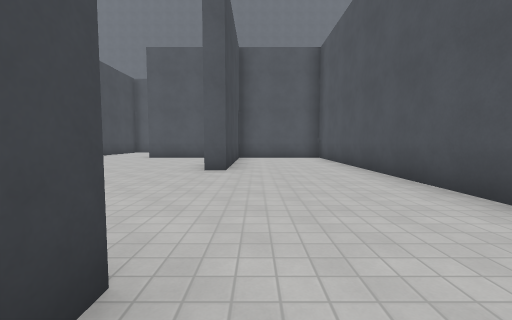
view 1 (above)

16 first-person views from a walk through a Godot game level. The camera is 1.3 m above the floor, tilts 4° down and sees 90° across. The floor is counted in squares, 2 m on a side. Each view is taken from the middle of a square. On the plan, view 1 faces up. The plan holds only what a view shows up to about 9 squares ahead; the rest is blank. The place goes on beyond the plan. Characters and animated objects are not drawn. Surface patterns are stand-ins for the level's own textures.

view 2
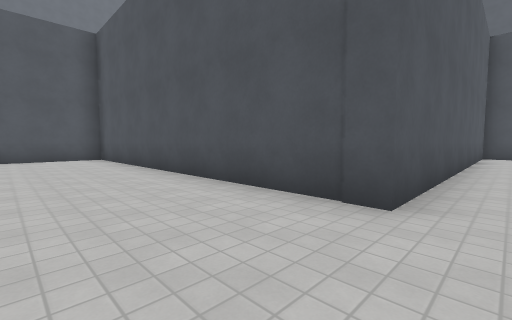

view 3
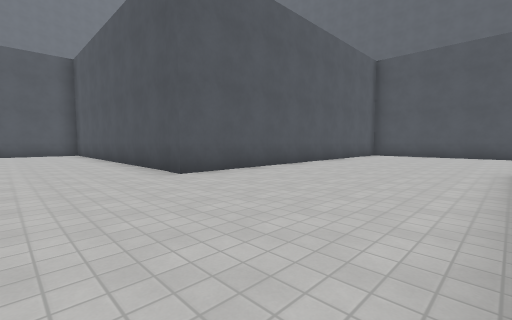

view 4
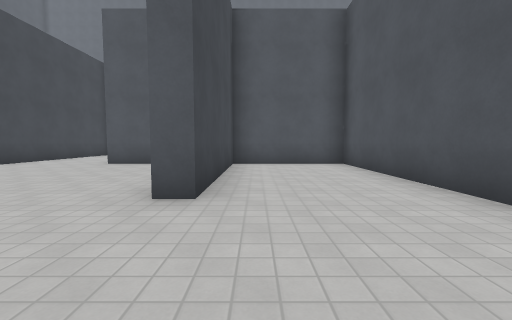

view 5
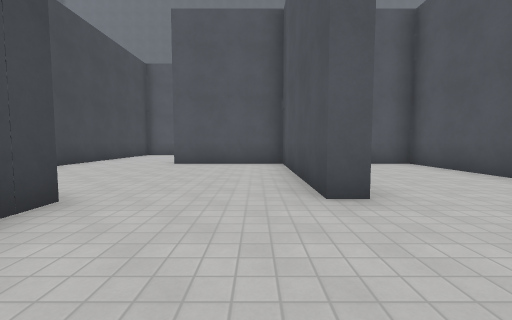

view 6
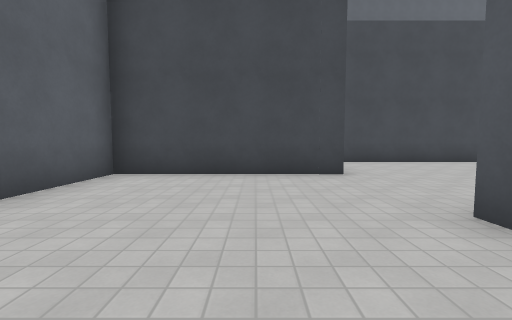

view 7
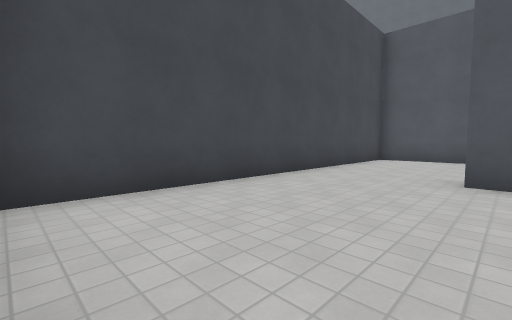

view 8
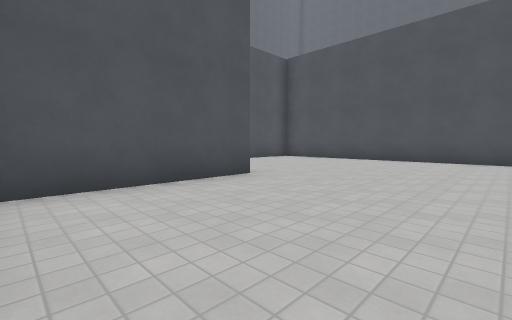

view 9
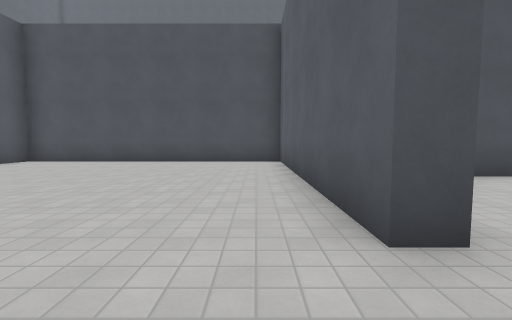

view 10
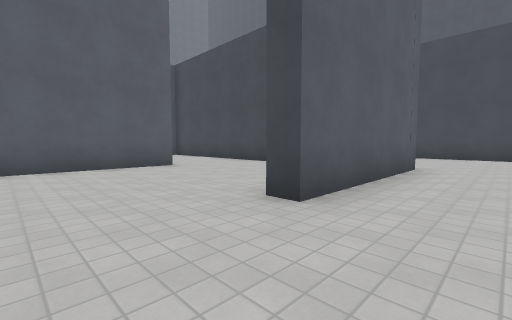

view 11
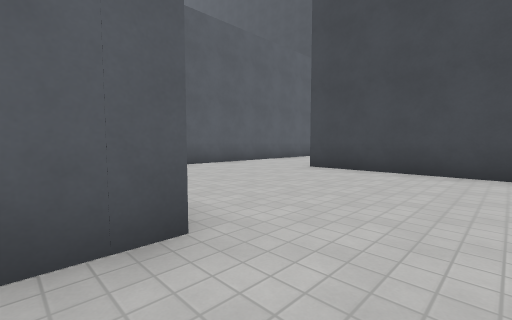

view 12
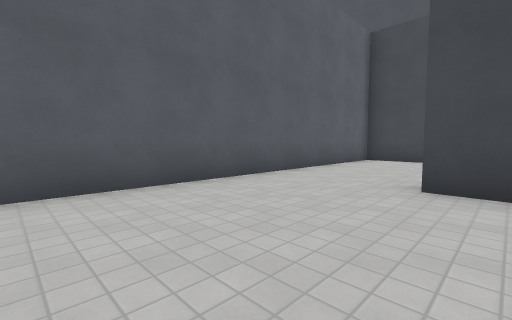

view 13
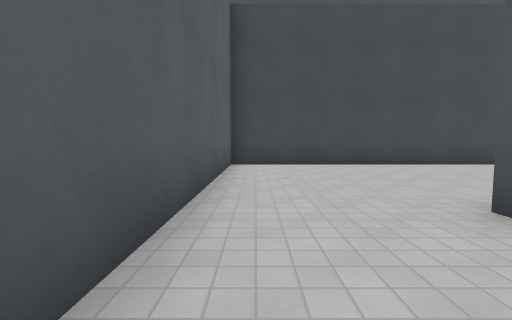

view 14
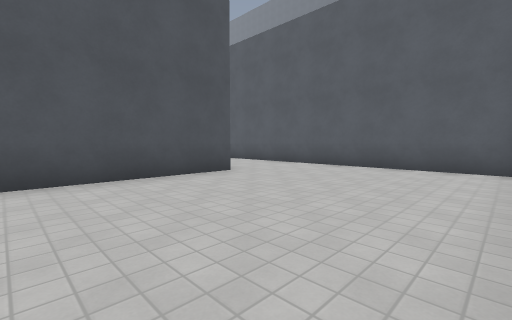

view 15
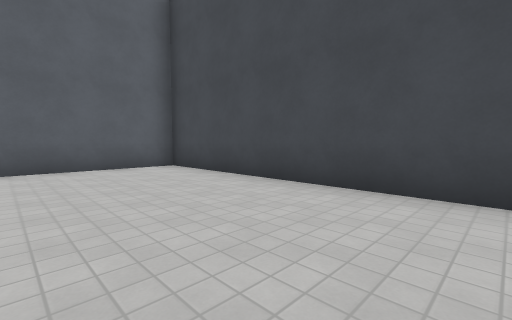

view 16
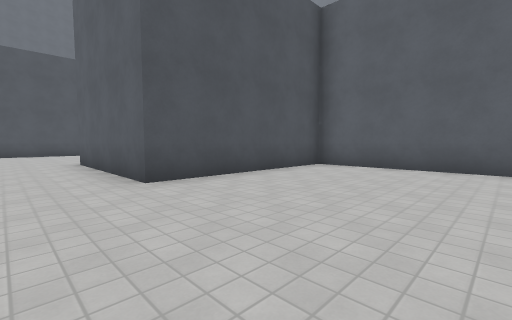

### Floor plan
Points are (right, up) in squares from view 1. A wall is a line through its corners. A room is listed if a view was taken in it or the views show most of it. See-through windows are left out.
Room 1 (views 1, 2, 3, 4, 5, 6)
walls: (-0.7, 1.1) (-0.7, 0.6); (12, 0.8) (2.6, 0.8) (2.6, 10.7) (-0.7, 10.7) (-0.7, 5.9) (-1.2, 5.9); (-4.2, 5.9) (-4.2, 1.1) (-1.8, 1.1)
ways out: opening at (-2.5, 5.5) to room 2
Room 2 (views 7, 8, 9, 10, 11)
walls: (-7.4, 15.4) (-7.4, 5.9); (-7.9, 16.4) (-3.3, 16.4) (-3.3, 15.9) (-7.1, 15.9); (-1.2, 5.9) (-1.2, 10.7) (-4.5, 10.7) (-4.5, 11.3) (2.6, 11.3) (2.6, 18.5)
ways out: opening at (-2.5, 5.5) to room 1; opening at (-9, 17.5) to room 3
Room 3 (views 12, 13, 14, 15, 16)
walls: (-13.4, 14.1) (-13.4, 18.1); (-12.9, 18.1) (-12.9, 14.1); (-18.4, 18.5) (-18.4, 11.3) (-7.9, 11.3) (-7.9, 16.4)
ways out: opening at (-9, 17.5) to room 2

Positions as (right, up) in squares from view 1, and headings:
1: (0, 0), facing up
2: (0, 0), facing up-right
3: (0, -4), facing up-right
4: (0, 3), facing up
5: (-2, 3), facing up
6: (1, 4), facing left
7: (-4, 6), facing up-left
8: (-7, 12), facing up-right
9: (-6, 12), facing right
10: (-1, 18), facing down-left
11: (-7, 18), facing down-left
12: (-9, 15), facing down-left
13: (-11, 12), facing left
14: (-18, 18), facing down-right
15: (-15, 18), facing down-left
16: (-12, 18), facing down-right
